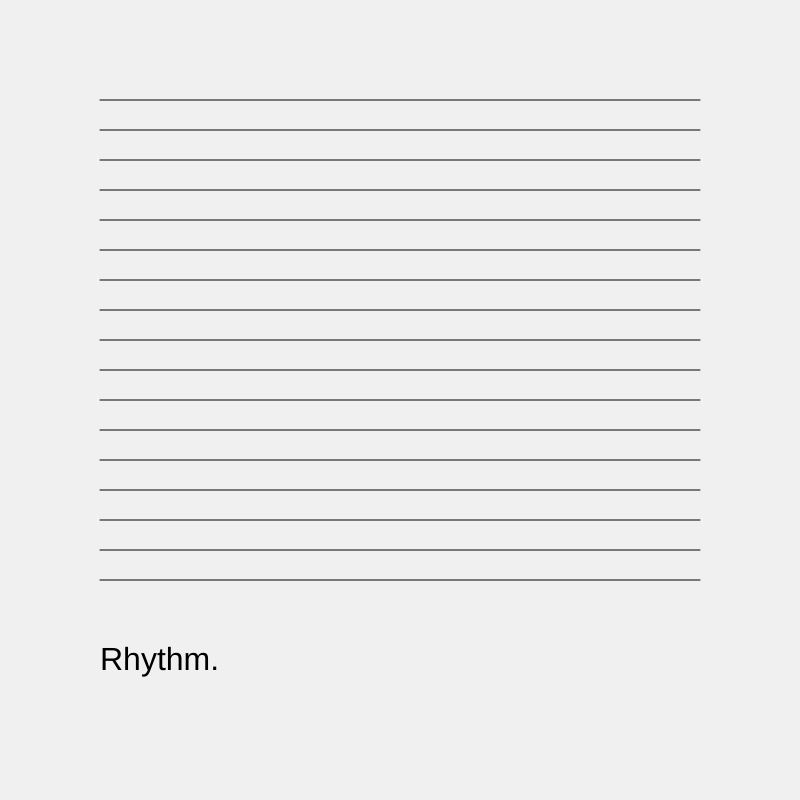
Frame 1 (no input)
Frame 2 (the mouse pressed at the canvas centre, redrawn once): identical to frame 1, image omitted

The p5.js sketch that drew this single still picture (run headless with seeded random() and noise() and a simulated clock; the mouse was pressed at the canvas centre and the sketch redrawn once):

// p5.js sketch
// ── sketch.js
let r, g, b;
let thickness;

function setup() {
  createCanvas(800, 800);
  r = 0;
  g = 0;
  b = 0;
  thickness = 1;
}

function draw() {
  background(240);

  for (let y = 100; y <= 600; y += 30) {
    //r = map(y, 100, 600, 0, 255);
    //g = map(y, 100, 600, 0, 255);
    //b = map(y, 100, 600, 0, 255);
    stroke(r, g, b);

    //thickness = map(y, 100, 600, 1, 8);
    strokeWeight(thickness);

    line(100, y, 700, y);
  }

  fill(0);
  noStroke();
  textSize(32);
  text("Rhythm.", 100, 670);

  noLoop();
}
